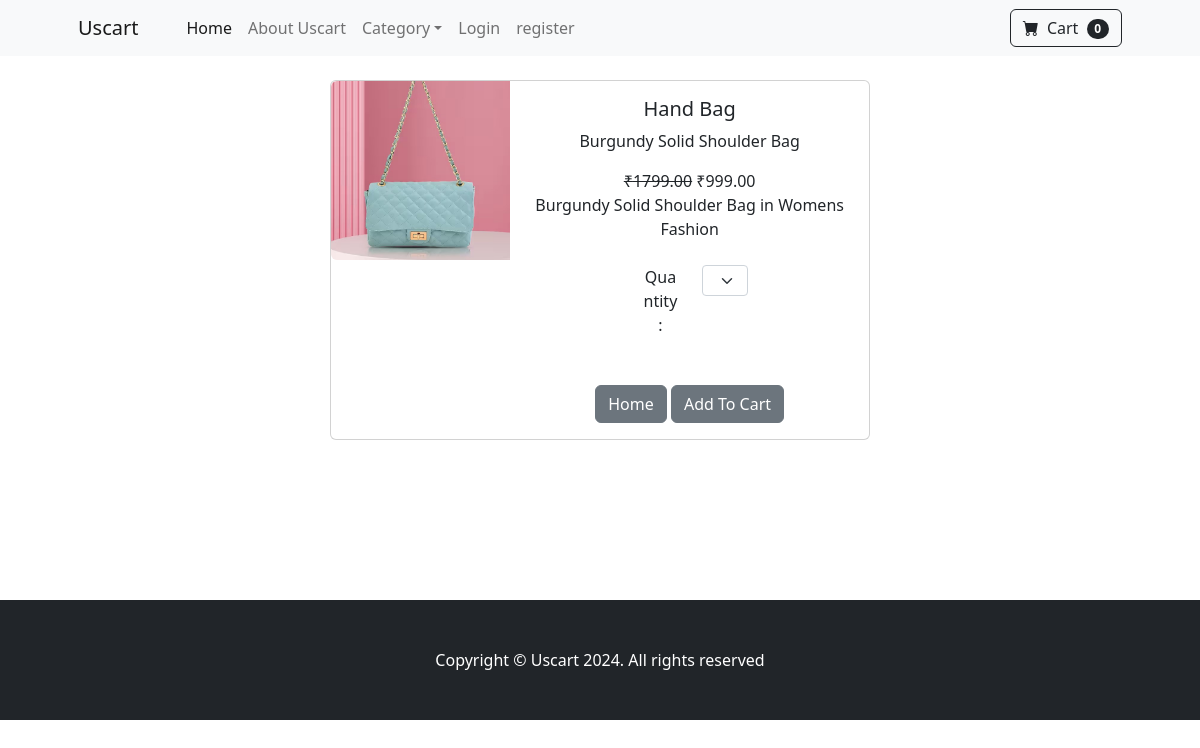
Page /product/13 on the committed database.
### store/models.py (models this page shows, shortened)
class Product(models.Model):
    name = models.CharField(max_length=100)
    price = models.DecimalField(default=0, decimal_places=2, max_digits=6)
    category = models.ForeignKey(Category, on_delete=models.CASCADE, default=1)
    description = models.CharField(max_length=250, default='', blank=True, null=True)
    image = models.ImageField(upload_to='uploads/product/')
    is_sale = models.BooleanField(default=False)
    sale_price = models.DecimalField(default=0, decimal_places=2, max_digits=6)

class Category(models.Model):
    name=models.CharField(max_length=50)
    def __str__(self):
        return self.name
    class Meta:
        verbose_name_plural='categories'

### store/views.py (the view)
# urls.py: path('product/<int:pk>',views.product,name='product'),
def product(request,pk):
    product = Product.objects.get(id=pk)
    return render(request, 'product.html', {'products': product})

### cart/cart.py (called while the page is built)
    def __len__(self):
        return len(self.cart)

### cart/context_processor.py (called while the page is built)
def cart(request):
    return {'cart': Cart(request)}

### templates/product.html (shortened to what this page needs)
{% extends 'base.html' %}
{% block content %}
<div class="container">
<center>
<br/>
    <div class="card mb-3" style="max-width: 540px;">
        <div class="row g-0">
            <div class="col-md-4">
                <img src="{{ products.image.url }}" class="img-fluid rounded-start" alt="...">
            </div>
        <div class="col-md-8">
            <div class="card-body">
                <h5 class="card-title">{{ products.name }}</h5>
                <p class="card-text-justified">{{ products.description }}</p>
                 {% if products.is_sale %}
                     <strike>₹{{ products.price }}</strike>
                     ₹{{ products.sale_price }}
                     <br/>
                     {{ products.description }} in {{ products.category }}
                 {% else %}
                     ₹{{ products.price }}
                 {% endif %}
                <br/><br/>
                <div class="row justify-content-center">
                    <div class="col-md-2">Quantity:</div>
                    <div class="col-md-2">
                    <select class="form-select form-select-sm" id="qty-cart">
                        <option value="1">1</option>
                    </select>
                    </div>
                </div>
                <br/><br/>
                <a href="{% url 'home' %}" class="btn btn-secondary">Home</a>
                <button type="button" value="{{ products.id }}" class="btn btn-secondary" id="add-cart">Add To Cart</button>
            </div>
        </div>
        </div>
    </div>
</center>
</div>
<br/><br/><br/><br/><br/><br/>
{% endblock %}

### rows in the picture
Product: image (picture), name "Hand Bag", description "Burgundy Solid Shoulder Bag", price "1799.00", sale_price "999.00", category "Womens Fashion"

### other values in the picture
{{ cart|length }} "0"
